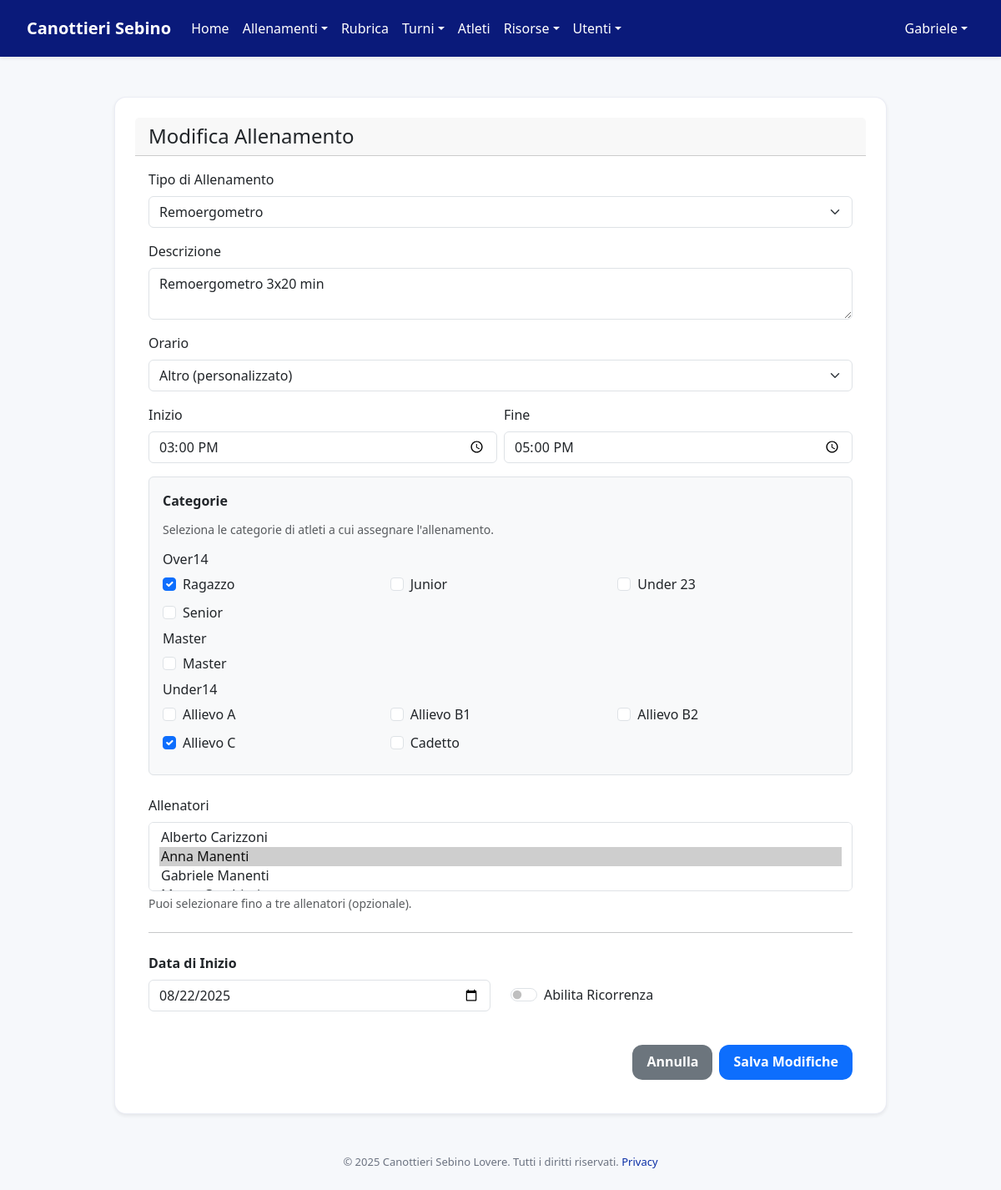
The app's page /allenamenti/8/modifica (signed in), older data.
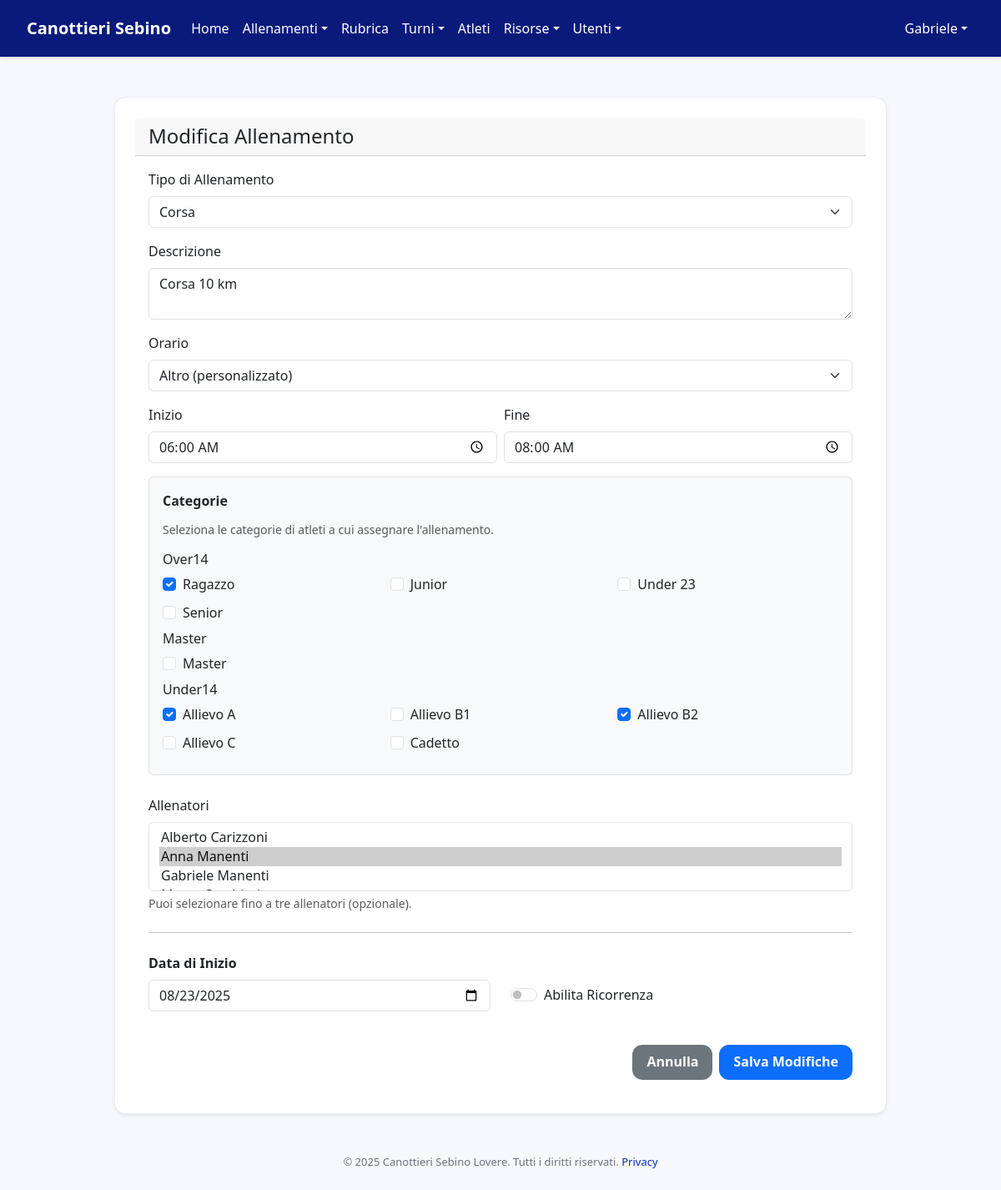
The same page, newer data.
### models.py (models this page shows)
class Allenamento(Base):
    __tablename__ = "allenamenti"
    id = Column(Integer, primary_key=True, index=True)
    tipo = Column(String, nullable=False)
    descrizione = Column(String)
    data = Column(Date, nullable=False)
    orario = Column(String)
    time_start = Column(Time, nullable=True)
    time_end = Column(Time, nullable=True)
    recurrence = Column(String(20), nullable=True)
    repeat_until = Column(Date, nullable=True)
    barca_id = Column(ForeignKey('barche.id'), nullable=True)
    coach_id = Column(ForeignKey('users.id'), nullable=True)
    recurrence_id = Column(String, index=True, nullable=True)
    categories = relationship(
        "Categoria", secondary=allenamento_categoria_association, back_populates="allenamenti"
    )
    coaches = relationship(
        "User", secondary=allenamento_coach_association, back_populates="allenamenti_seguiti"
    )
    barca = relationship("Barca", lazy="selectin")
    coach = relationship("User", foreign_keys=[coach_id], lazy="selectin")

class Categoria(Base):
    __tablename__ = "categorie"
    id = Column(Integer, primary_key=True)
    nome = Column(String, unique=True, nullable=False)
    eta_min = Column(Integer, nullable=False)
    eta_max = Column(Integer, nullable=False)
    ordine = Column(Integer, default=0)
    macro_group = Column(String, nullable=True, index=True)
    allenamenti = relationship(
        "Allenamento", secondary=allenamento_categoria_association, back_populates="categories"
    )

### routers/trainings.py (the view)
@router.get("/allenamenti/{id}/modifica", response_class=HTMLResponse)
async def modifica_allenamento_form(
    id: int,
    request: Request,
    db: Session = Depends(get_db),
    staff_user: models.User = Depends(get_current_admin_or_coach_user),
):
    allenamento = db.query(models.Allenamento).options(
        joinedload(models.Allenamento.categories),
        joinedload(models.Allenamento.coaches),
    ).get(id)
    if not allenamento:
        raise HTTPException(status_code=404, detail="Allenamento non trovato")
    grouped_categories = _group_categories(db)
    available_coaches = (
        db.query(models.User)
        .join(models.User.roles)
        .filter(models.Role.name == "allenatore")
        .order_by(models.User.first_name, models.User.last_name)
        .all()
    )
    selected_category_names = [c.nome for c in allenamento.categories]
    selected_coach_ids = [c.id for c in allenamento.coaches]
    return templates.TemplateResponse(
        "allenamenti/modifica_allenamento.html",
        {
            "request": request,
            "current_user": staff_user,
            "allenamento": allenamento,
            "grouped_categories": grouped_categories,
            "selected_category_names": selected_category_names,
            "available_coaches": available_coaches,
            "selected_coach_ids": selected_coach_ids,
        },
    )

### templates/allenamenti/modifica_allenamento.html (shortened to what this page needs)
{% extends "layout/base.html" %}
{% block content %}
<div class="container mt-4">
    <div class="row justify-content-center">
        <div class="col-lg-10">
            <div class="card shadow-sm">
                <div class="card-header">
                    <h2 class="h4 mb-0">Modifica Allenamento</h2>
                </div>
                <div class="card-body">
                    {% include 'partials/_allenamento_form.html' %}
                </div>
            </div>
        </div>
    </div>
</div>
{% endblock %}

### templates/partials/_allenamento_form.html (shortened to what the changed rows need)
{% set allenamento_data = allenamento or {} %}
{% set selected_categories = selected_category_names or [] %}
{% set grouped = grouped_categories or {} %}
{% set orari = ["7:00-9:00", "8:30-10:30", "9:00-11:00", "10:30-12:00", "17:30-19:30", "18:00-20:00"] %}
{% set personal_start = (allenamento_data.orario.split('-')[0] if allenamento_data.orario and allenamento_data.orario not in orari else '') %}
{% set personal_end = (allenamento_data.orario.split('-')[1] if allenamento_data.orario and allenamento_data.orario not in orari else '') %}
<form method="post" id="allenamentoForm">
    <div class="mb-3">
        <label for="tipo" class="form-label">Tipo di Allenamento</label>
        <select class="form-select" id="tipo" name="tipo" required>
            {% set tipi = ["Barca", "Remoergometro", "Pesi", "Circuito", "Corsa", "Altro"] %}
            {% for t in tipi %}
                <option value="{{ t }}" {% if allenamento_data.tipo == t %}selected{% endif %}>{{ t }}</option>
            {% endfor %}
        </select>
    </div>
    <div class="mb-3">
        <label for="descrizione" class="form-label">Descrizione</label>
        <textarea class="form-control" id="descrizione" name="descrizione" rows="2">{{ allenamento_data.descrizione or '' }}</textarea>
    </div>
    <div class="mb-3">
        <label for="orario" class="form-label">Orario</label>
        <select class="form-select" id="orario" name="orario">
            <option value="personalizzato" {% if allenamento_data.orario and allenamento_data.orario not in orari %}selected{% endif %}>Altro (personalizzato)</option>
        </select>
    </div>
    <div class="mb-3" id="orario_personalizzato_wrapper" style="display: none;">
        <div class="row g-2">
            <div class="col">
                <label for="orario_start" class="form-label">Inizio</label>
                <input type="time" class="form-control" id="orario_start" name="orario_start" value="{{ personal_start }}">
            </div>
            <div class="col">
                <label for="orario_end" class="form-label">Fine</label>
                <input type="time" class="form-control" id="orario_end" name="orario_end" value="{{ personal_end }}">
            </div>
        </div>
    </div>
    <div class="mb-4 p-3 border rounded bg-light">
        {% for group_name, cats in grouped.items() %}
        <h6 class="mt-2">{{ group_name }}</h6>
        <div class="row g-2 mb-2">
            {% for category in cats %}
            <div class="col-md-4">
                <div class="form-check">
                    <input class="form-check-input" type="checkbox" name="category_names" value="{{ category }}" id="cat_{{ category.replace(' ', '_') }}" {% if category in selected_categories %}checked{% endif %}>
                    <label class="form-check-label" for="cat_{{ category.replace(' ', '_') }}">{{ category }}</label>
                </div>
            </div>
            {% endfor %}
        </div>
        {% endfor %}
    </div>
    <div class="row align-items-end">
        <div class="col-md-6 mb-3">
            <label for="data" class="form-label fw-bold">Data di Inizio</label>
            <input type="date" class="form-control" id="data" name="data" value="{{ allenamento_data.data or '' }}" required>
        </div>
    </div>
</form>

Row changes from the older to the newer data that the page shows:
changed Allenamento "Altro (personalizzato)": tipo "Remoergometro" → "Corsa"; descrizione "Remoergometro 3x20 min" → "Corsa 10 km"; data "08/22/2025" → "08/23/2025"
computed for Categoria "Allievo A": nome "☐" → "☑"
computed for Categoria "Allievo B2": nome "☐" → "☑"
computed for Categoria "Allievo C": nome "☑" → "☐"
Text that changed along with them:
form field orario_start: "15:00" → "06:00"
form field orario_end: "17:00" → "08:00"
